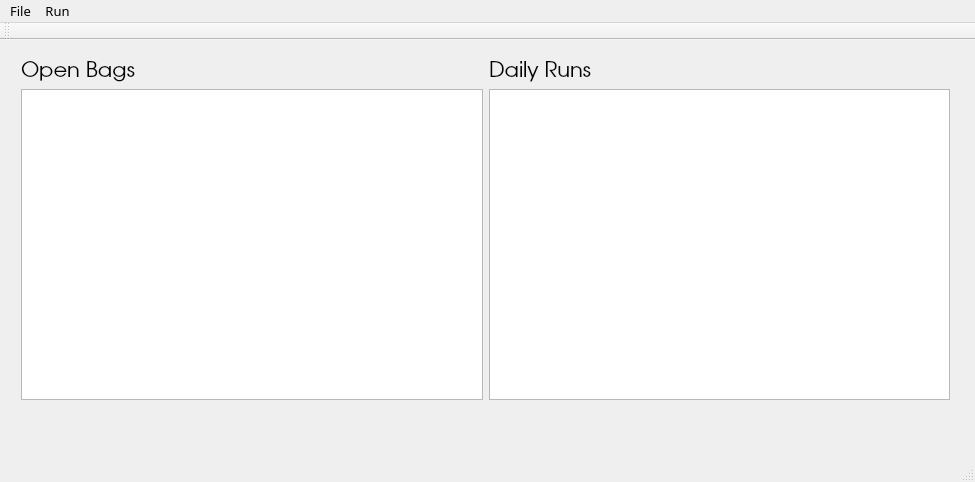
<?xml version="1.0" encoding="UTF-8"?>
<ui version="4.0">
 <class>MainWindow</class>
 <widget class="QMainWindow" name="MainWindow">
  <property name="geometry">
   <rect>
    <x>0</x>
    <y>0</y>
    <width>975</width>
    <height>482</height>
   </rect>
  </property>
  <property name="font">
   <font>
    <family>URW Bookman L</family>
    <pointsize>16</pointsize>
   </font>
  </property>
  <property name="windowTitle">
   <string>MainWindow</string>
  </property>
  <widget class="QWidget" name="centralWidget">
   <widget class="QWidget" name="horizontalLayoutWidget">
    <property name="geometry">
     <rect>
      <x>10</x>
      <y>10</y>
      <width>951</width>
      <height>361</height>
     </rect>
    </property>
    <property name="font">
     <font>
      <family>URW Gothic L</family>
     </font>
    </property>
    <layout class="QHBoxLayout" name="horizontalLayout">
     <item>
      <layout class="QVBoxLayout" name="verticalLayout">
       <item>
        <widget class="QLabel" name="label">
         <property name="font">
          <font>
           <family>URW Gothic L</family>
           <pointsize>16</pointsize>
          </font>
         </property>
         <property name="text">
          <string>Open Bags</string>
         </property>
        </widget>
       </item>
       <item>
        <widget class="QListWidget" name="listOpenTotes">
         <property name="font">
          <font>
           <family>URW Gothic L</family>
          </font>
         </property>
        </widget>
       </item>
      </layout>
     </item>
     <item>
      <layout class="QVBoxLayout" name="verticalLayout_2">
       <item>
        <widget class="QLabel" name="label_2">
         <property name="font">
          <font>
           <family>URW Gothic L</family>
           <pointsize>16</pointsize>
          </font>
         </property>
         <property name="text">
          <string>Daily Runs</string>
         </property>
        </widget>
       </item>
       <item>
        <widget class="QListWidget" name="listDailyRuns">
         <property name="font">
          <font>
           <family>URW Gothic L</family>
          </font>
         </property>
        </widget>
       </item>
      </layout>
     </item>
    </layout>
   </widget>
  </widget>
  <widget class="QMenuBar" name="menuBar">
   <property name="geometry">
    <rect>
     <x>0</x>
     <y>0</y>
     <width>975</width>
     <height>20</height>
    </rect>
   </property>
   <property name="font">
    <font>
     <family>Sans</family>
     <pointsize>10</pointsize>
     <italic>false</italic>
    </font>
   </property>
   <widget class="QMenu" name="menuRun">
    <property name="font">
     <font>
      <family>URW Bookman L</family>
      <pointsize>16</pointsize>
     </font>
    </property>
    <property name="title">
     <string>Run</string>
    </property>
    <addaction name="startRun"/>
    <addaction name="actionRemove_Selected"/>
   </widget>
   <widget class="QMenu" name="menuFile">
    <property name="title">
     <string>File</string>
    </property>
    <addaction name="actionSave"/>
    <addaction name="quit_button"/>
   </widget>
   <addaction name="menuFile"/>
   <addaction name="menuRun"/>
  </widget>
  <widget class="QToolBar" name="mainToolBar">
   <attribute name="toolBarArea">
    <enum>TopToolBarArea</enum>
   </attribute>
   <attribute name="toolBarBreak">
    <bool>false</bool>
   </attribute>
  </widget>
  <widget class="QStatusBar" name="statusBar"/>
  <action name="newBag">
   <property name="text">
    <string>Open</string>
   </property>
  </action>
  <action name="actionFinish">
   <property name="text">
    <string>Finish</string>
   </property>
  </action>
  <action name="reviewLogs">
   <property name="text">
    <string>ReviewCalendar</string>
   </property>
  </action>
  <action name="mainMenu">
   <property name="text">
    <string>MainMenu</string>
   </property>
  </action>
  <action name="startRun">
   <property name="text">
    <string>Start From Selected</string>
   </property>
  </action>
  <action name="actionSave">
   <property name="text">
    <string>Save</string>
   </property>
  </action>
  <action name="quit_button">
   <property name="text">
    <string>Exit</string>
   </property>
  </action>
  <action name="actionClose">
   <property name="text">
    <string>Close</string>
   </property>
  </action>
  <action name="actionRemove_Selected">
   <property name="text">
    <string>Remove Selected</string>
   </property>
  </action>
  <action name="actionCustomer_Relations">
   <property name="text">
    <string>Customer Relations</string>
   </property>
  </action>
  <action name="actionIntake">
   <property name="text">
    <string>Intake</string>
   </property>
  </action>
  <action name="actionFinishing">
   <property name="text">
    <string>Finishing</string>
   </property>
  </action>
  <action name="actionYield">
   <property name="text">
    <string>Yield</string>
   </property>
  </action>
  <action name="actionProduct_Management">
   <property name="text">
    <string>Product Management</string>
   </property>
  </action>
  <action name="actionPackaging">
   <property name="text">
    <string>Packaging</string>
   </property>
  </action>
  <action name="actionDistillate">
   <property name="text">
    <string>Distillate</string>
   </property>
  </action>
  <action name="actionPOS">
   <property name="text">
    <string>POS</string>
   </property>
  </action>
  <action name="actionPage_Switch_On_Off">
   <property name="checkable">
    <bool>true</bool>
   </property>
   <property name="checked">
    <bool>true</bool>
   </property>
   <property name="text">
    <string>Page Switch On/Off</string>
   </property>
  </action>
 </widget>
 <layoutdefault spacing="6" margin="11"/>
 <resources/>
 <connections/>
</ui>
